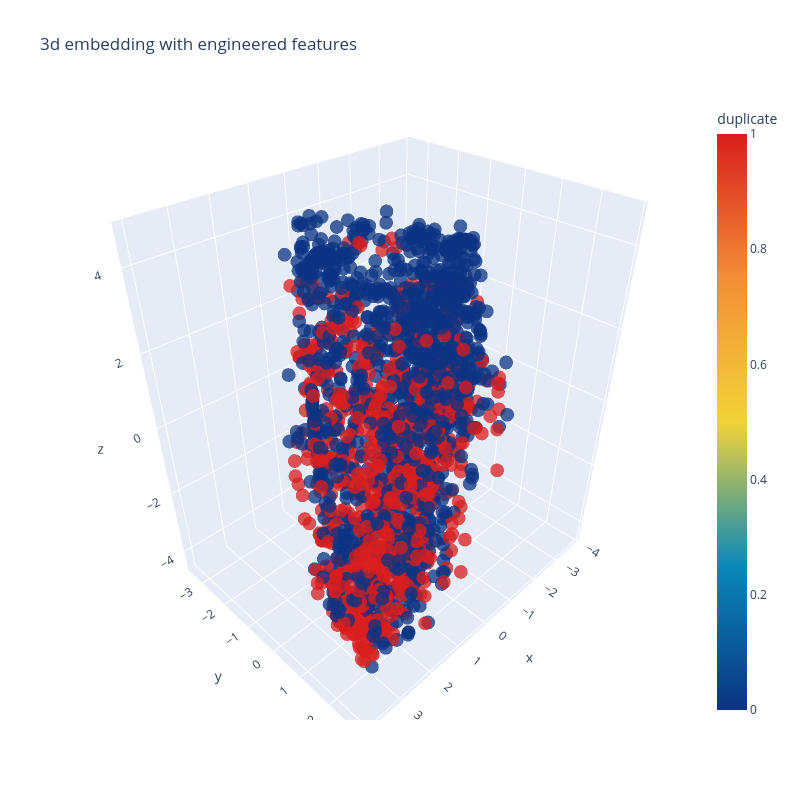

The notebook cell saved with this chart:
### Code cell
import plotly.graph_objs as go
import plotly.tools as tls
import plotly.offline as py
py.init_notebook_mode(connected=True)

trace1 = go.Scatter3d(
    x=tsne3d[:,0],
    y=tsne3d[:,1],
    z=tsne3d[:,2],
    mode='markers',
    marker=dict(
        sizemode='diameter',
        color = y['is_duplicate'],
        colorscale = 'Portland',
        colorbar = dict(title = 'duplicate'),
        line=dict(color='rgb(255, 255, 255)'),
        opacity=0.75
    )
)

data=[trace1]
layout=dict(height=800, width=800, title='3d embedding with engineered features')
fig=dict(data=data, layout=layout)
py.iplot(fig, filename='3DBubble')

### Figure 1 — Plotly figure (JSON) as saved in the notebook; plotly's stock layout.template omitted (floating-point values rounded to 4 significant figures; data arrays with more than 128 entries replaced by an {"elided": "..."} marker saying what was removed)
{"data": [{"marker": {"color": {"elided": "2000 int values"}, "colorbar": {"title": {"text": "duplicate"}}, "colorscale": [[0, "rgb(12,51,131)"], [0.25, "rgb(10,136,186)"], [0.5, "rgb(242,211,56)"], [0.75, "rgb(242,143,56)"], [1, "rgb(217,30,30)"]], "line": {"color": "rgb(255, 255, 255)"}, "opacity": 0.75, "sizemode": "diameter"}, "mode": "markers", "type": "scatter3d", "x": {"elided": "2000 float values"}, "y": {"elided": "2000 float values"}, "z": {"elided": "2000 float values"}}], "layout": {"height": 800, "title": {"text": "3d embedding with engineered features"}, "width": 800}}
